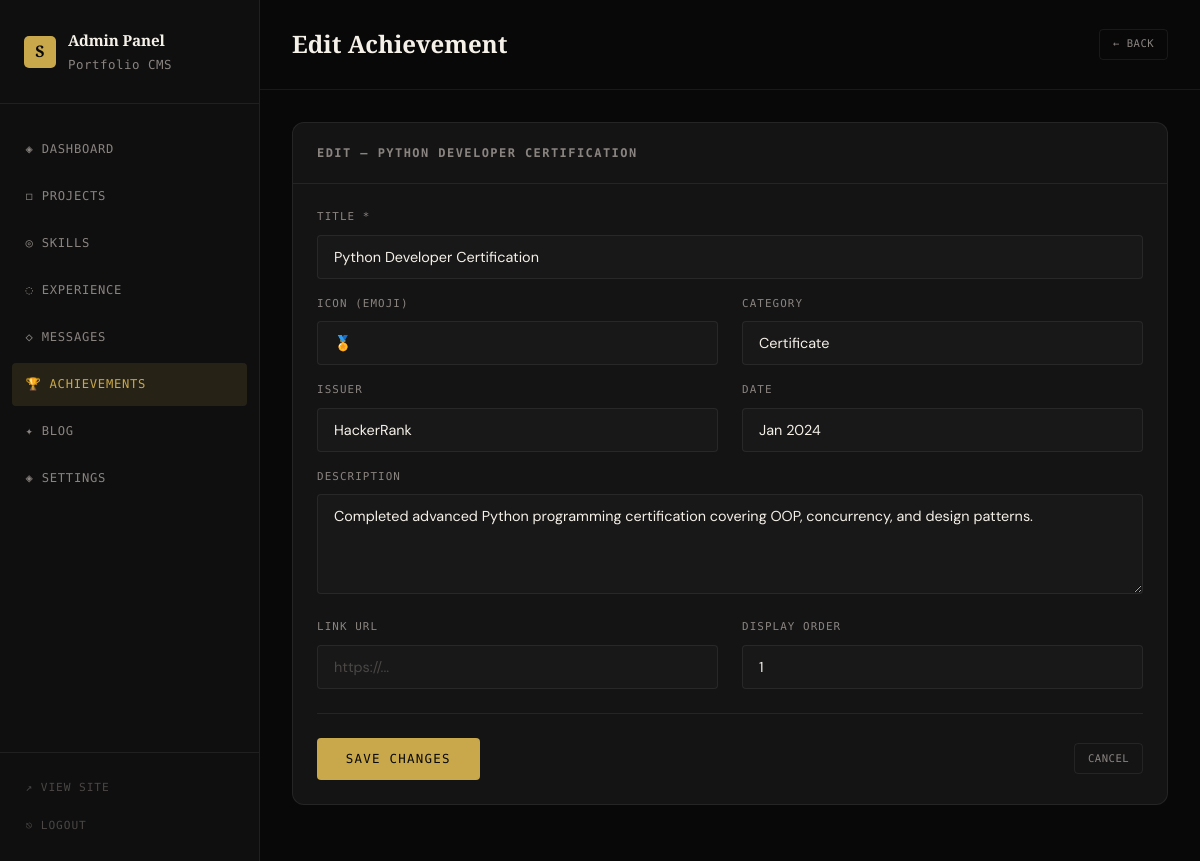
Page /admin/achievements/1/edit (signed in) on the committed database.
### models.py (models this page shows)
class Achievement(db.Model):
    id = db.Column(db.Integer, primary_key=True)
    title = db.Column(db.String(300), nullable=False)
    description = db.Column(db.Text)
    issuer = db.Column(db.String(200))   # e.g. "Google", "HackerRank"
    date = db.Column(db.String(50))      # e.g. "Mar 2024"
    category = db.Column(db.String(100)) # Certificate, Award, Hackathon, etc.
    icon = db.Column(db.String(10), default='🏆')  # emoji icon
    link = db.Column(db.String(500))
    order = db.Column(db.Integer, default=0)
    created_at = db.Column(db.DateTime, default=datetime.utcnow)

### app.py (the view, shortened to what this page needs)
@app.route('/admin/achievements/<int:aid>/edit', methods=['GET', 'POST'])
@login_required
def admin_achievement_edit(aid):
    a = Achievement.query.get_or_404(aid)
    return render_template('admin/achievement_form.html', achievement=a)

### app.py (called while the page is built)
def login_required(f):
    @wraps(f)
    def decorated(*args, **kwargs):
        if not session.get('admin_logged_in'):
            return redirect(url_for('admin_login'))
        return f(*args, **kwargs)
    return decorated

### templates/admin/achievement_form.html (shortened to what this page needs)
{% extends "admin/base_admin.html" %}
{% block page_title %}Edit Achievement{% endblock %}
{% block header_actions %}<a href="{{ url_for('admin_achievements') }}" class="btn-sm">← Back</a>{% endblock %}
{% block content %}
<div class="admin-card">
  <div class="admin-card-header"><h2>Edit — {{ achievement.title }}</h2></div>
  <form method="POST" action="{{ url_for('admin_achievement_edit', aid=achievement.id) }}">
    <div class="admin-form">
      <div class="admin-form-grid">
        <div class="form-group admin-form-full">
          <label>Title *</label>
          <input type="text" name="title" value="{{ achievement.title }}" required />
        </div>
        <div class="form-group">
          <label>Icon (emoji)</label>
          <input type="text" name="icon" value="{{ achievement.icon }}" maxlength="4" />
        </div>
        <div class="form-group">
          <label>Category</label>
          <input type="text" name="category" value="{{ achievement.category or '' }}" placeholder="Certificate, Award..." />
        </div>
        <div class="form-group">
          <label>Issuer</label>
          <input type="text" name="issuer" value="{{ achievement.issuer or '' }}" />
        </div>
        <div class="form-group">
          <label>Date</label>
          <input type="text" name="date" value="{{ achievement.date or '' }}" placeholder="Jan 2024" />
        </div>
        <div class="form-group admin-form-full">
          <label>Description</label>
          <textarea name="description" rows="3">{{ achievement.description or '' }}</textarea>
        </div>
        <div class="form-group">
          <label>Link URL</label>
          <input type="url" name="link" value="{{ achievement.link or '' }}" placeholder="https://..." />
        </div>
        <div class="form-group">
          <label>Display Order</label>
          <input type="number" name="order" value="{{ achievement.order }}" min="0" />
        </div>
      </div>
      <div class="admin-form-actions">
        <button type="submit" class="btn-primary">Save Changes</button>
        <a href="{{ url_for('admin_achievements') }}" class="btn-sm" style="margin-left:auto;">Cancel</a>
      </div>
    </div>
  </form>
</div>
{% endblock %}

### static/css/style.css (style rules this page uses)
:root { --bg: #080808; --bg-2: #0f0f0f; --bg-3: #181818; --surface: #141414; --border: rgba(255,255,255,0.07); --border-hover: rgba(255,255,255,0.15); --text: #f5f0e8; --text-muted: #8a8480; --text-dim: #4a4745; --accent: #c9a84c; --accent-light: #e8c97a; --accent-dim: rgba(201,168,76,0.12); --red: #e05a4e; --radius: 12px; --radius-sm: 4px; --font-display: 'Playfair Display', Georgia, serif; --font-body: 'DM Sans', sans-serif; --font-mono: 'DM Mono', monospace; --transition: 0.35s cubic-bezier(0.25, 0.46, 0.45, 0.94); --max-width: 1200px; }
*, *::before, *::after { box-sizing: border-box; margin: 0; padding: 0; }
html { scroll-behavior: smooth; font-size: 16px; }
body { background: var(--bg); color: var(--text); font-family: var(--font-body); line-height: 1.7; font-weight: 300; overflow-x: hidden; }
a { color: inherit; text-decoration: none; }
.btn-primary { display: inline-flex; align-items: center; gap: 0.5rem; background: var(--accent); color: var(--bg); font-family: var(--font-mono); font-size: 0.78rem; font-weight: 500; letter-spacing: 0.1em; text-transform: uppercase; padding: 0.85rem 1.8rem; border-radius: var(--radius-sm); border: none; cursor: pointer; transition: all var(--transition); }
.form-group { margin-bottom: 1rem; }
.form-group:last-of-type { margin-bottom: 1.5rem; }
.form-group label { display: block; font-family: var(--font-mono); font-size: 0.7rem; letter-spacing: 0.12em; text-transform: uppercase; color: var(--text-muted); margin-bottom: 0.5rem; }
.form-group input, .form-group textarea { width: 100%; background: var(--surface); border: 1px solid var(--border); border-radius: var(--radius-sm); color: var(--text); font-family: var(--font-body); font-size: 0.95rem; padding: 0.85rem 1rem; outline: none; transition: border-color var(--transition); }
.form-group input::placeholder, .form-group textarea::placeholder { color: var(--text-dim); }
.form-group textarea { resize: vertical; min-height: 120px; }
.admin-card { background: var(--surface); border: 1px solid var(--border); border-radius: var(--radius); overflow: hidden; margin-bottom: 1.5rem; }
.admin-card-header { padding: 1.25rem 1.5rem; border-bottom: 1px solid var(--border); display: flex; align-items: center; justify-content: space-between; }
.admin-card-header h2 { font-family: var(--font-mono); font-size: 0.75rem; letter-spacing: 0.12em; text-transform: uppercase; color: var(--text-muted); }
.btn-sm { font-family: var(--font-mono); font-size: 0.66rem; letter-spacing: 0.05em; text-transform: uppercase; padding: 0.35rem 0.8rem; border-radius: var(--radius-sm); border: 1px solid var(--border); background: none; color: var(--text-muted); cursor: pointer; transition: all var(--transition); text-decoration: none; display: inline-flex; align-items: center; }
.admin-form { padding: 1.5rem; }
.admin-form-grid { display: grid; grid-template-columns: 1fr 1fr; gap: 1rem 1.5rem; }
.admin-form-full { grid-column: 1 / -1; }
.admin-form .form-group { margin-bottom: 0; }
.admin-form .form-group label { font-family: var(--font-mono); font-size: 0.68rem; letter-spacing: 0.1em; text-transform: uppercase; color: var(--text-muted); margin-bottom: 0.5rem; display: block; }
.admin-form input, .admin-form textarea, .admin-form select { width: 100%; background: var(--bg-3); border: 1px solid var(--border); border-radius: var(--radius-sm); color: var(--text); font-family: var(--font-body); font-size: 0.9rem; padding: 0.75rem 1rem; outline: none; transition: border-color var(--transition); }
.admin-form textarea { resize: vertical; min-height: 100px; }
.admin-form-actions { display: flex; gap: 1rem; align-items: center; padding-top: 1.5rem; margin-top: 1.5rem; border-top: 1px solid var(--border); }

### rows in the picture
Achievement: title "PYTHON DEVELOPER CERTIFICATION", title "Python Developer Certification", icon "🏅", category "Certificate", issuer "HackerRank", date "Jan 2024", description "Completed advanced Python programming certification covering OOP, concurrency, and design patterns.", order "1"
